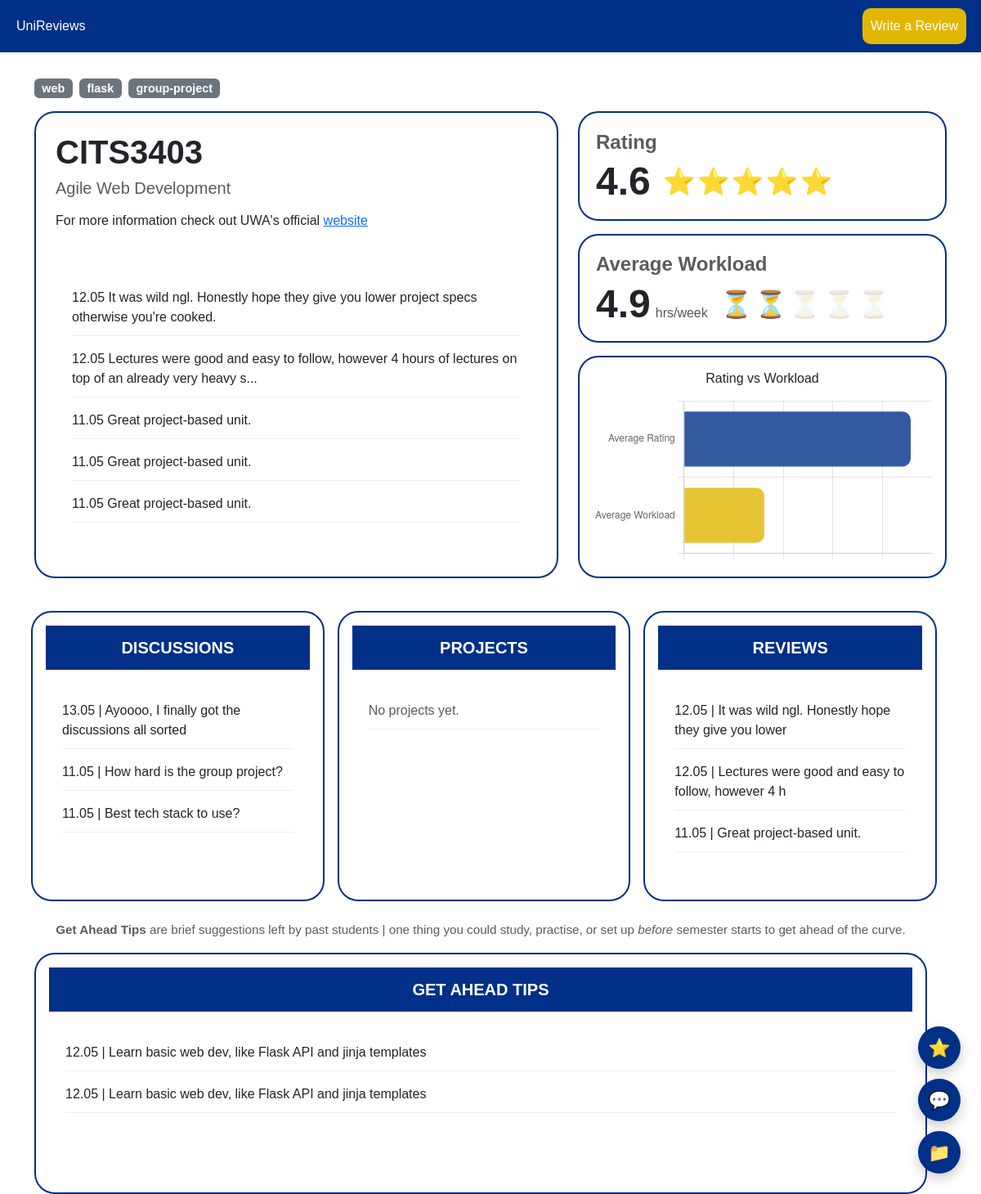
Page /unit/CITS3403 on the earlier database version.
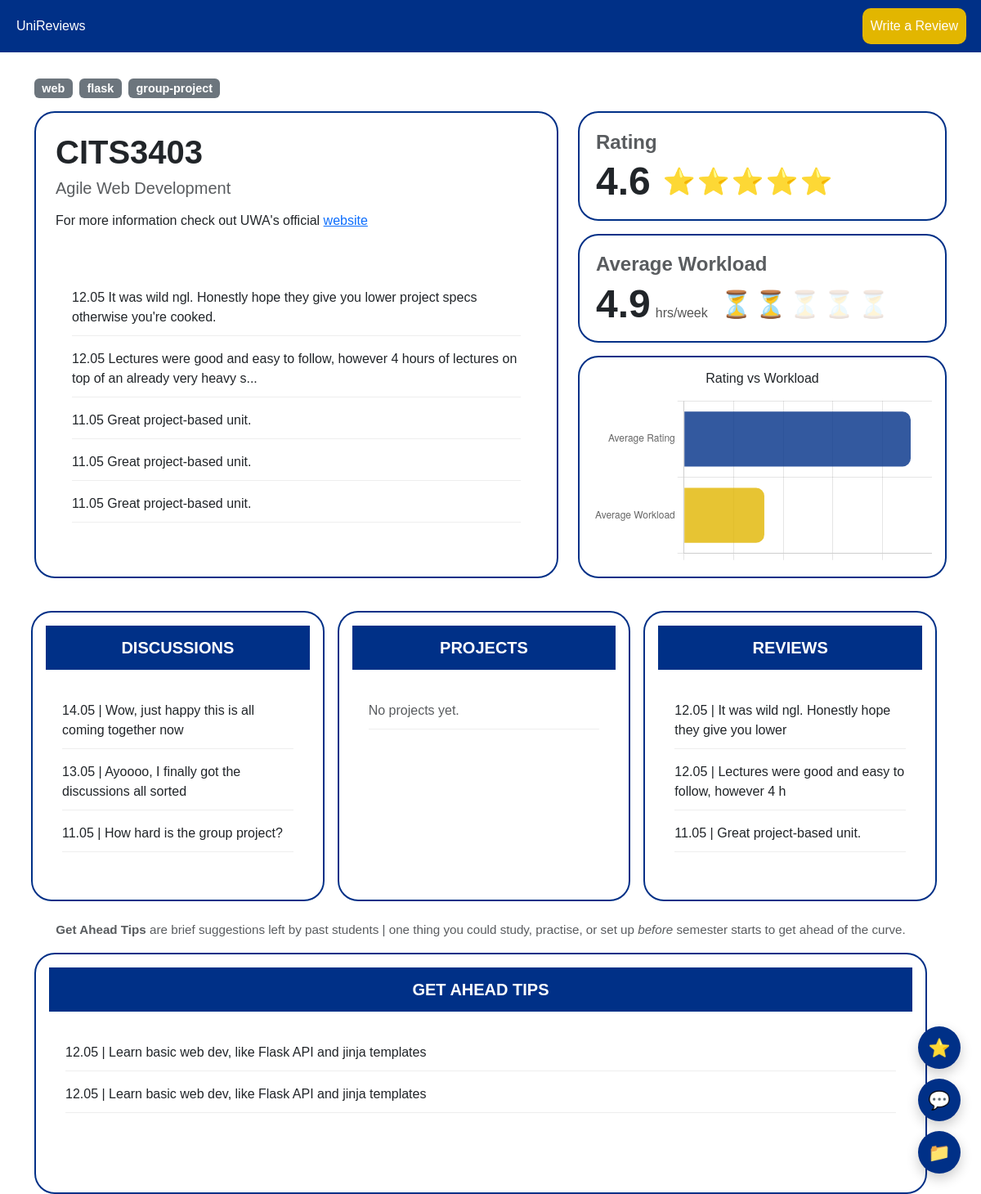
Same page on the later database version.
### app/models.py (models this page shows, shortened)
class Review(db.Model):
    __tablename__ = "reviews"
    review_id = db.Column(db.Integer, primary_key=True)
    unit_code = db.Column(
        db.String(16),
        db.ForeignKey("units.code"),
        nullable=False
    )
    author_id = db.Column(
        db.Integer,
        db.ForeignKey("users.user_id"),
        nullable=False
    )
    rating = db.Column(db.Float, nullable=False)
    workload = db.Column(db.Float, nullable=False)
    content = db.Column(db.Text, nullable=False)
    get_ahead_tip = db.Column(db.String(200), nullable=True)
    created_at = db.Column(
        db.DateTime,
        default=lambda: datetime.now(timezone.utc)
    )
    unit = db.relationship(
        "Unit",
        back_populates="reviews"
    )
    author = db.relationship(
        "User",
        back_populates="reviews"
    )

class Discussion(db.Model):
    __tablename__ = "discussions"
    discussion_id = db.Column(
        db.Integer,
        primary_key=True
    )
    unit_code = db.Column(
        db.String(16),
        db.ForeignKey("units.code"),
        nullable=False
    )
    author_id = db.Column(
        db.Integer,
        db.ForeignKey("users.user_id"),
        nullable=False
    )
    title = db.Column(
        db.String(255),
        nullable=False
    )
    body = db.Column(
        db.Text,
        nullable=False
    )
    created_at = db.Column(
        db.DateTime,
        default=lambda: datetime.now(timezone.utc)
    )
    upvotes = db.Column(db.Integer, default=0)
    downvotes = db.Column(db.Integer, default=0)
    voters = db.Column(db.JSON, default=list)
    unit = db.relationship(
        "Unit",
        back_populates="discussions"
    )
    author = db.relationship(
        "User",
        back_populates="discussions"
    )
    comments = db.relationship(
        "Comment",
        back_populates="discussion",
        cascade="all, delete-orphan",
        order_by="desc(Comment.created_at)"
    )

### app/routes.py (the view)
@main.route("/unit/<code>")
def unit_page(code):
    unit = Unit.query.get_or_404(code)
    return render_template(
        "unit_page.html",
        unit=unit,
        reviews = sorted(
            unit.reviews,
            key=lambda r: r.created_at,
            reverse=True
        ),
        discussions = sorted(
            unit.discussions,
            key=lambda d: d.created_at,
            reverse=True
        ),
        projects = sorted(
            unit.projects,
            key=lambda p: p.created_at,
            reverse=True
        )
    )

### app/models.py (called while the page is built)
    @property
    def rating(self):
        if not self.reviews:
            return 0.0
        return sum(r.rating for r in self.reviews) / len(self.reviews)

    @property
    def workload(self):
        if not self.reviews:
            return 0.0
        return sum(r.workload for r in self.reviews) / len(self.reviews)

### app/routes.py (called while the page is built)
@main.context_processor
def inject_globals():
    return dict(
        current_user_id=get_current_user(),
        current_user=get_current_user_obj()
    )

def get_current_user():
    return session.get("user_id")

def get_current_user_obj():
    user_id = get_current_user()
    if not user_id:
        return None
    return User.query.get(get_current_user())

### app/templates/unit_page.html (shortened to what the changed rows need)
{% extends "base.html" %}
{% block styles %}
    <link href="{{ url_for('static', filename='css/unit_page.css') }}" rel="stylesheet">
{% endblock %}
{% block content %}
    <div class="container mt-5 pt-5">
        {% if unit.tags %}
            <div class="mb-3">
                {% for tag in unit.tags %}
                    <span class="badge bg-secondary me-1">
                        {{ tag }}
                    </span>
                {% endfor %}
            </div>
        {% endif %}
        <div class="row align-items-stretch">
            <div class="col-md-7 d-flex">
                <div class="card p-4 flex-fill">
                    <h1 class="fw-bold">
                        {{ unit.code }}
                    </h1>
                    <ul class="recent-reviews-list mt-4">
                        {% for review in reviews[:5] %}
                            <li class="review-wide-card">
                                <span class="review-date">
                                {{ review.created_at.strftime("%d.%m") }}
                                </span>
                                <span class="review-rating">
                                    {{ review.content[:100] }}{% if review.content|length > 100%}...{% endif%}
                                </span>
                            </li>
                        {% else %}
                            <li class="text-muted">No reviews have been left yet.</li>
                        {% endfor %}
                    </ul>
                </div>
            </div>
            <div class="col-md-5 d-flex flex-column gap-3">
                <div class="card p-3 text-start flex-fill rating-card">
                    <div class="rating-info">
                        <h2 class="fw-bold">{{ "%.1f"|format(unit.rating) }}</h2>
                        <div class="rating-stars">
                            {% for i in range(1, 6) %}
                                <span class="star {% if unit.rating >= i %}filled{% endif %}">⭐️</span>
                            {% endfor %}
                        </div>
                    </div>
                </div>
                {% from "macros/workload.html" import workload_display %}
                <div class="card p-3 text-start flex-fill rating-card">
                    <div class="rating-info">
                        {{ workload_display(unit.workload) }}
                    </div>
                </div>
            </div>
        <div class="row mt-4 g-3">
            <div class="col-md-4">
                <a href={{ url_for('main.unit_discussions', unit_code=unit.code) }}
                    class="text-decoration-none text-dark">
                    <div class="card p-3 h-100">
                        <ul class="mt-2">
                            {% for d in discussions[:3] %}
                                <li>
                                    {{ d.created_at.strftime("%d.%m") }}
                                    |
                                    {{ d.title[:50] }}
                                </li>
                            {% else %}
                                <li class="text-muted">
                                    No discussions yet.
                                </li>
                            {% endfor %}
                        </ul>
                    </div>
                </a>
            </div>
            <div class="col-md-4">
                <a
                    href={{ url_for('main.unit_reviews', unit_code=unit.code) }}
                    class="text-decoration-none text-dark">
                    <div class="card p-3 h-100">
                        <ul class="mt-2">
                            {% for r in reviews[:3] %}
                                <li>
                                    {{ r.created_at.strftime("%d.%m") }}
                                    |
                                    {{ r.content[:50] }}
                                </li>
                            {% else %}
                                <li class="text-muted">
                                    No additional reviews.
                                </li>
                            {% endfor %}
                        </ul>
                    </div>
                </a>
            </div>
        </div>
        <div class="row mt-4">
            <div class="col-12">
                <a href="{{ url_for('main.get_ahead_tips', unit_code=unit.code) }}"
                class="text-decoration-none text-dark">
                    <div class="card p-3 h-100">
                        <ul class="mt-2">
                            {% for r in reviews[:5] if r.get_ahead_tip %}
                                <li class="get-ahead-tip-preview">
                                    {{ r.created_at.strftime("%d.%m") }}
                                    |
                                    {{ r.get_ahead_tip }}
                                </li>
                            {% else %}
                                <li class="text-muted">No tips yet, be the first to leave one when you write a review!</li>
                            {% endfor %}
                        </ul>
                    </div>
                </a>
            </div>
        </div>
    </div>
{% endblock %}
{% block scripts %}
    <script>
    const ctx = document.getElementById('ratingWorkloadChart');
    new Chart(ctx, {
        type: 'bar',
        data: {
            labels: ['Average Rating', 'Average Workload'],
            datasets: [{
                label: 'Unit Scores',
                data: [{{ unit.rating }}/5, {{ unit.workload }}/15],
                backgroundColor: [
                    'rgba(0, 48, 135, 0.8)',
                    'rgba(226, 182, 0, 0.8)'
                ],
                borderRadius: 10
            }]
        },
        options: {
            indexAxis: 'y',
            scales: {
                x: {
                    min: 0,
                    max: 1,
                    ticks: { display: false}
                }
            },
            plugins: {
                legend: { display: false }
            }
        }
    });
    </script>
{% endblock %}

Differences in the rows shown:
no longer on this page (row unchanged): Discussion: created_at "11.05", title "Best tech stack to use?"
added Discussion: created_at "14.05", title "Wow, just happy this is all coming together now"
